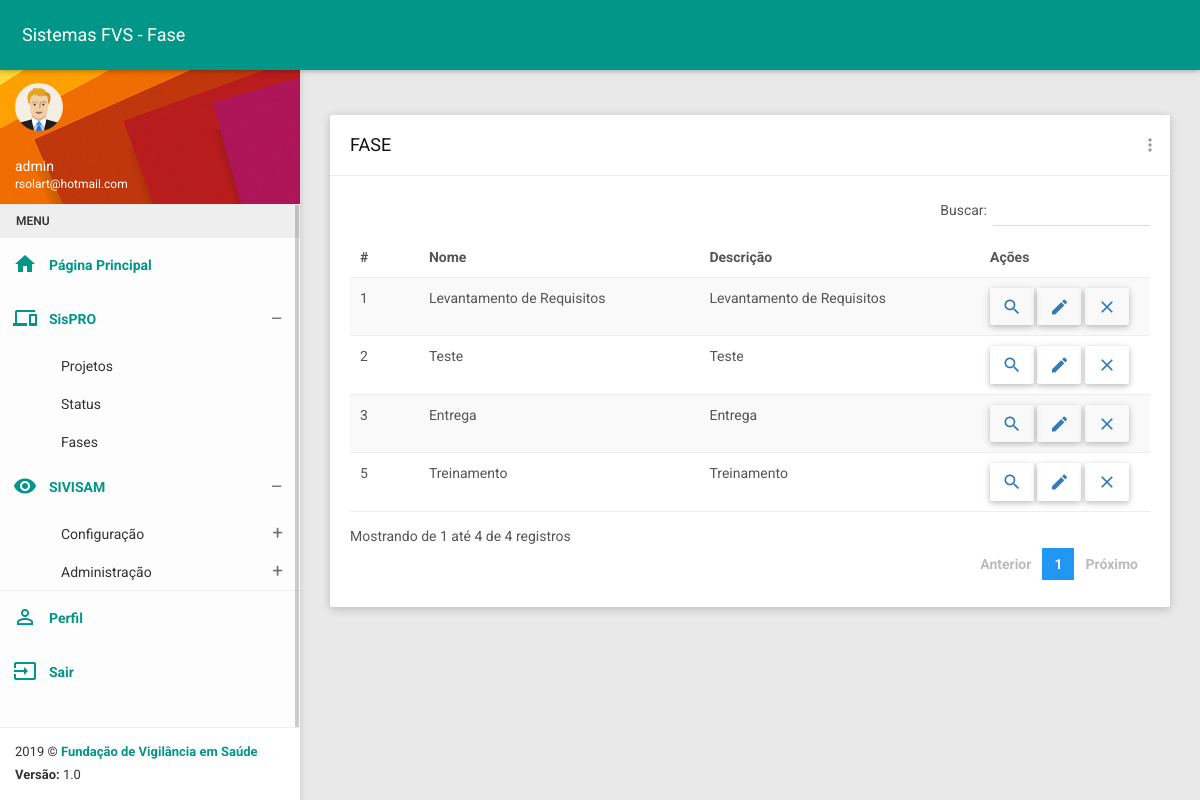
Page /fase_list (signed in) on the committed database.
### sistemasfvs/models.py (models this page shows, shortened)
class Fase(models.Model):
    fase_nome = models.CharField(verbose_name='nome', max_length=200, default='')
    fase_descricao = models.CharField(verbose_name='descrição', max_length=400, default='')
    class Meta:
        permissions = (
            ('fase_list', 'Pode listar fase'),
            ('fase_create', 'Pode cadastrar fase'),
            ('fase_add', 'Pode alterar fase de projeto'),
            ('fase_sf_delete', 'Pode excluir fase de projeto'),
            ('fase_sf_update', 'Pode alterar fase de projeto'),
            ('fase_update', 'Pode editar fase'),
            ('fase_view', 'Pode ver fase'),
            ('fase_delete', 'Pode deletar fase')
        )

### sistemasfvs/views.py (the view)
# urls.py: path('fase_list', fase_list, name="fase_list"),
@login_required
@permission_required('sistemasfvs.fase_list')
def fase_list(request):
    model = Fase.objects.all()
    q = request.GET.get('pesquisar_por')
    if q is not None:
        model = model.filter(Q(fase_nome__icontains=q) | Q(fase_descricao__icontains=q))
    return render(request, 'fase/fase_list.html', {'fases': model})

### sistemasfvs/templates/fase/fase_list.html (shortened to what this page needs)
{% extends 'base.html' %}
{% load static %}
{% block css %}
    <link href="{% static 'plugins/bootstrap/css/bootstrap.css' %}" rel="stylesheet">
    <link href="{% static 'plugins/node-waves/waves.css' %}" rel="stylesheet" />
    <link href="{% static 'plugins/animate-css/animate.css' %}" rel="stylesheet" />
    <link href="{% static 'plugins/jquery-datatable/skin/bootstrap/css/dataTables.bootstrap.css' %}" rel="stylesheet">
    <link href="{% static 'css/style.css' %}" rel="stylesheet">
    <link href="{% static 'css/themes/all-themes.css' %}" rel="stylesheet" />
{% endblock %}
{% block title %} Sistemas FVS - Fase {% endblock %}
{% block content %}
<div class="row clearfix">
                <div class="col-lg-12 col-md-12 col-sm-12 col-xs-12">
                    <div class="card">
                        <div class="header">
                            <h2>
                                FASE
                            </h2>
                            <ul class="header-dropdown m-r--5">
                                <li class="dropdown">
                                    <a href="javascript:void(0);" class="dropdown-toggle" data-toggle="dropdown" role="button" aria-haspopup="true" aria-expanded="false">
                                        <i class="material-icons">more_vert</i>
                                    </a>
                                </li>
                            </ul>
                        </div>
                        <div class="body">
                            <div class="table-responsive">
                                <table class="table table-striped table-hover dataTable js-exportable">
                                    <thead>
                                        <tr>
                                            <th>#</th>
                                            <th>Nome</th>
                                            <th>Descrição</th>
                                            <th>Ações</th>
                                        </tr>
                                    </thead>
                                    <tbody>
                                        {% for fase in fases %}
                                        <tr>
                                            <td>{{ fase.id }}</td>
                                            <td>{{ fase.fase_nome }}</td>
                                            <td>{{ fase.fase_descricao }}</td>
                                            <td style="width: 150px;">
                                                <a href="{% url 'fase_view' fase.id %}" class="btn"><i class="material-icons">search</i></a>
                                                <a href="{% url 'fase_update' fase.id %}" class="btn"><i class="material-icons">mode_edit</i></a>
                                                <a href="{% url 'fase_delete' fase.id %}" class="btn"><i class="material-icons">close</i></a>
                                            </td>
                                        </tr>
                                        {% endfor %}
                                    </tbody>
                                </table>
                            </div>
                        </div>
                    </div>
                </div>
            </div>
{% endblock %}

### templates/base.html (shortened to what this page needs)
{% load static %}
<!DOCTYPE html>
<html>
<head>
    {% block css %}
    {% endblock %}
</head>
<body class="theme-teal">
    <nav class="navbar">
        <div class="container-fluid">
            <div class="navbar-header">
                <a class="navbar-brand" href="javascript:void(0);">{% block title %}{% endblock %}</a>
            </div>
            <div class="collapse navbar-collapse" id="navbar-collapse">
            </div>
        </div>
    </nav>
    <section>
        <aside id="leftsidebar" class="sidebar">
            <div class="user-info">
                <div class="image">
                    <img src="{% static 'images/user.png' %}" width="48" height="48" alt="User" />
                </div>
                <div class="info-container">
                    <div class="name" data-toggle="dropdown" aria-haspopup="true" aria-expanded="false">{{ user.username }}</div>
                    <div class="email">{{ user.email }}</div>
                </div>
            </div>
            <div class="menu">
                <ul class="list">
                    <li class="header">MENU</li>
                    <li class="active">
                        <a href="{% url 'home' %}">
                            <i class="material-icons">home</i>
                            <span>Página Principal</span>
                        </a>
                    </li>
                    <li class="active">
                        {% if perms.sistemasfvs.sistema_list %}
                                <a href="javascript:void(0);" class="menu-toggle">
                                    <i class="material-icons">devices</i>
                                    <span>SisPRO</span>
                                </a>
                        {% endif %}
                        <ul class="ml-menu">
                            <li>
                                <a href="{% url 'sistema_list' %}">
                                    <span>Projetos</span>
                                </a>
                            </li>
                            <li>
                                <a href="{% url 'status_list' %}">
                                    <span>Status</span>
                                </a>
                            </li>
                            <li>
                                <a href="{% url 'fase_list' %}">
                                    <span>Fases</span>
                                </a>
                            </li>
                        </ul>
                    </li>
                    <li class="active">
                        <a href="javascript:void(0);" class="menu-toggle" style="">
                            <i class="material-icons">remove_red_eye</i>
                            <span>SIVISAM</span>
                        </a>
                        <ul class="ml-menu">
                            <li>
                                <a href="javascript:void(0);" class="menu-toggle">
                                    <span>Configuração</span>
                                </a>
                            </li>
                            <li>
                                <a href="javascript:void(0);" class="menu-toggle">
                                    <span>Administração</span>
                                </a>
                            </li>
                        </ul>
                    </li>
                    <li style="border-top: 1px solid #eee;" class="active">
                        <a href="{% url 'perfil' %}">
                            <i class="material-icons">perm_identity</i>
                            <span>Perfil</span>
                        </a>
                    </li>
                    <li class="active">
                        <a href="{% url 'logout' %}">
                            <i class="material-icons">input</i>
                            <span>Sair</span>
                        </a>
                    </li>
                </ul>
            </div>
            <div class="legal">
                <div class="copyright">
                     2019 &copy; <a href="http://www.fvs.am.gov.br">Fundação de Vigilância em Saúde</a>
                </div>
                <div class="version">
                    <b>Versão: </b> 1.0
                </div>
            </div>
        </aside>
    </section>
    <section class="content">
        <div class="container-fluid">
           {% block content %}
           {% endblock %}
        </div>
    </section>
</body>
</html>

### statics/css/themes/all-themes.css (style rules this page uses)
.theme-teal .navbar { background-color: #009688; }
.theme-teal .navbar-brand { color: #fff; }
.theme-teal .sidebar .menu .list li.active { background-color: transparent; }
.theme-teal .sidebar .menu .list li.active > :first-child i, .theme-teal .sidebar .menu .list li.active > :first-child span { color: #009688; }
.theme-teal .sidebar .menu .list .toggled { background-color: transparent; }
.theme-teal .sidebar .menu .list .ml-menu { background-color: transparent; }
.theme-teal .sidebar .legal { background-color: #fff; }
.theme-teal .sidebar .legal .copyright a { color: #009688 !important; }

### rows in the picture
Fase: id "1", fase_nome "Levantamento de Requisitos", fase_descricao "Levantamento de Requisitos"
Fase: id "2", fase_nome "Teste", fase_descricao "Teste"
Fase: id "3", fase_nome "Entrega", fase_descricao "Entrega"
Fase: id "5", fase_nome "Treinamento", fase_descricao "Treinamento"

### other values in the picture
{{ user.username }} "admin"
{{ user.email }} "rsolart@hotmail.com"
